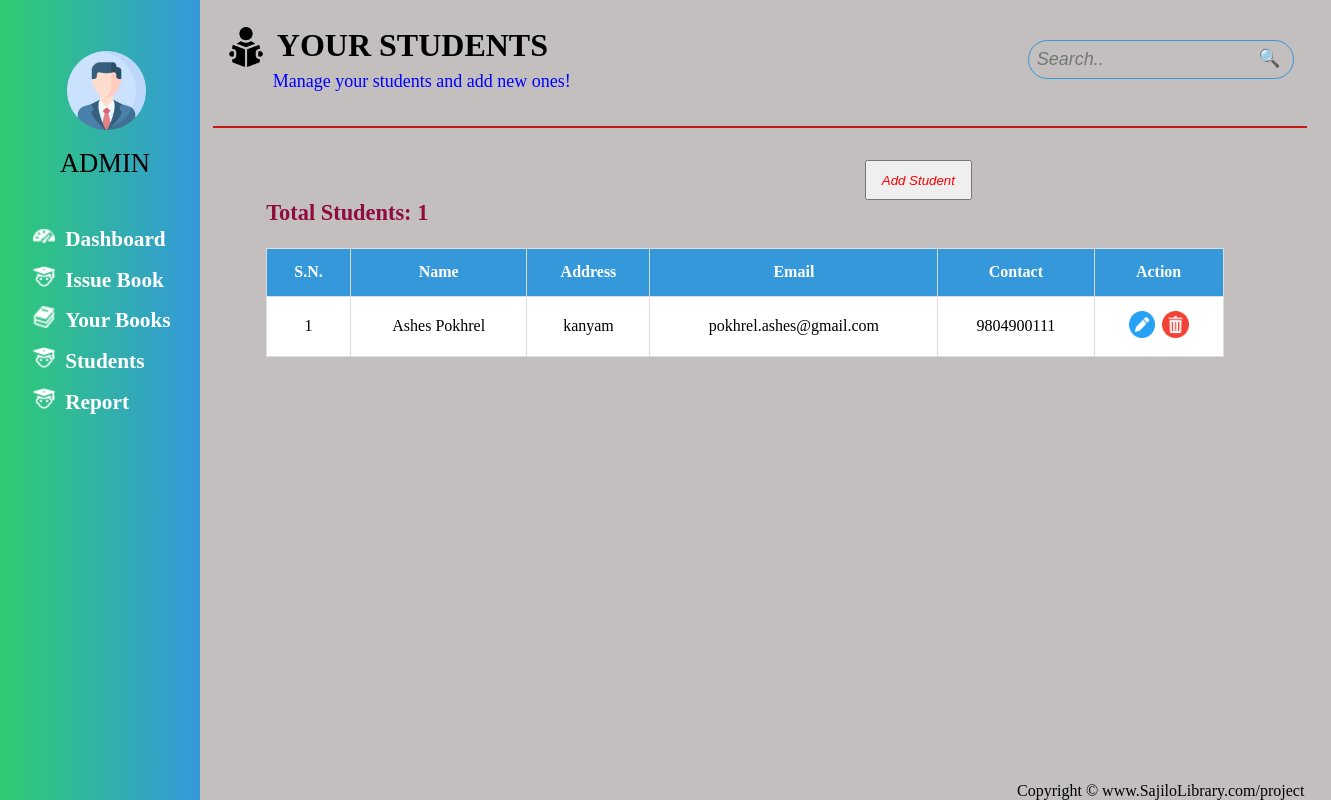
The app's page /students/, older data.
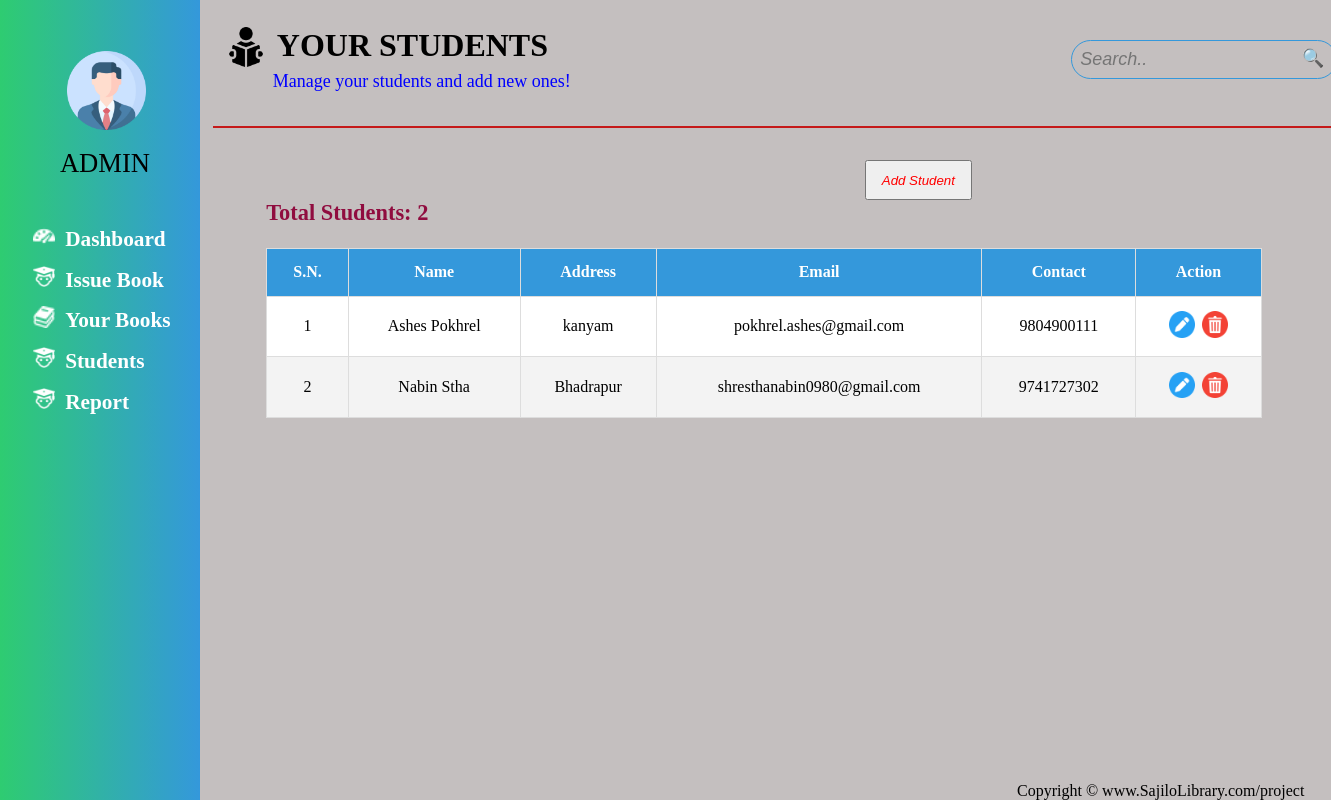
The same page, newer data.
### main_app/models.py (models this page shows, shortened)
class Student(models.Model):
    name = models.CharField(max_length=100)
    address = models.CharField(max_length=100)
    email = models.EmailField(max_length=50)
    contact = models.PositiveBigIntegerField()

### main_app/views.py (the view)
# urls.py: path('students/', views.students, name='students'),
def students(request):
    students = Student.objects.all()
    return render(request, 'student.html', {'students':students})

### main_app/templates/student.html (shortened to what this page needs)
{% extends "base.html" %}
{% block main %}
<main>
    <div id="page1">
      <div id="top-header">
        <div id="namePlate">
          <div id="homePlate">
            <img src="/static/reading-book.png" alt="">
          <h1>YOUR STUDENTS</h1>
        </div>
            <p>Manage your students and add new ones!</p>
        </div>
        <div id="searchBar">
          <input type="text" placeholder="Search.." />
          <button id="search">🔍</button>
        </div>
      </div>
      <button id="student-btn">Add Student</button>
      <div class="table-container">
        <table cellspacing="20" cellpadding="10">
          <thead id="thead">
            <tr>
              <th>S.N.</th>
              <th>Name</th>
              <th>Address</th>
              <th>Email</th>
              <th>Contact</th>
              <th>Action</th>
            </tr>
          </thead>
          <tbody id="tbody">
            {% for student in students%}
            <tr>
              <td>{{student.id}}</td>
              <td>{{student.name}}</td>
              <td>{{student.address}}</td>
              <td>{{student.email}}</td>
              <td>{{student.contact}}</td>
              <td>
                <button class="Edit">
                  <img src="/static/edit icon.png" alt="" />
                </button>
                <button class="Delete">
                  <img src="/static/delete icon.png" alt="" />
                </button>
              </td>
            </tr>
            {% endfor%}
          </tbody>
        </table>
      </div>
      <h2 id="total_students">Total Students: {{students|length}}</h2>
    </div>
  </main>
{% endblock main %}

Row changes from the older to the newer data that the page shows:
added Student: id "2", name "Nabin Stha", address "Bhadrapur", email "shresthanabin0980@gmail.com", contact "9741727302"
Text that changed along with them:
{{ students|length }}: "1" → "2"
